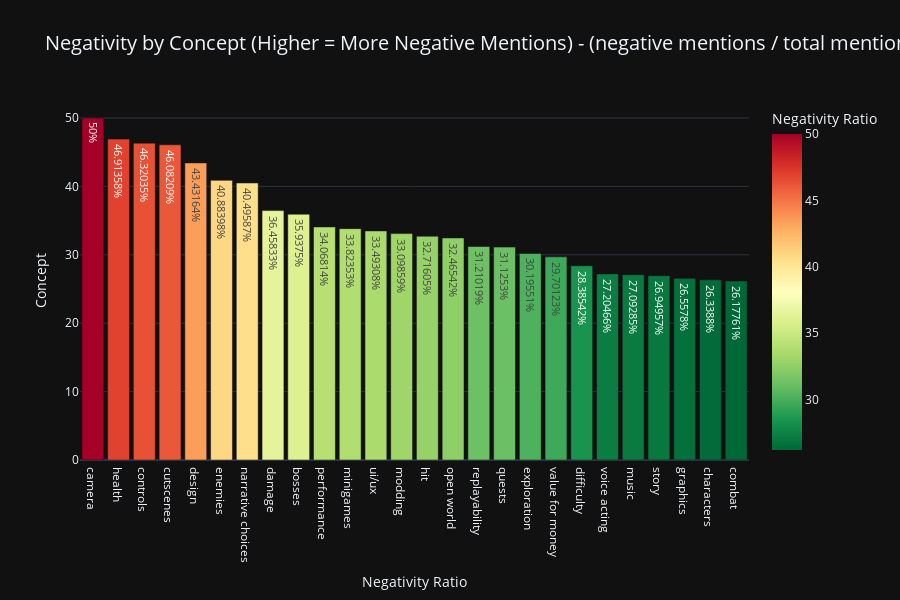

Notebook code cell kept with this figure:
### Code cell
plot_negativity(split_negativity)

### Figure 1 — Plotly figure (JSON) as saved in the notebook; plotly's stock layout.template omitted (floating-point values rounded to 4 significant figures)
{"data": [{"hovertemplate": "%{y}% negativity (%{customdata[0]:,} mentions)", "legendgroup": "", "marker": {"color": [50.0, 46.91, 46.32, 46.08, 43.43, 40.88, 40.5, 36.46, 35.94, 34.07, 33.82, 33.49, 33.1, 32.72, 32.47, 31.21, 31.13, 30.2, 29.7, 28.39, 27.2, 27.09, 26.95, 26.56, 26.34, 26.18], "coloraxis": "coloraxis", "pattern": {"shape": ""}}, "name": "", "orientation": "v", "showlegend": false, "text": [50.0, 46.91, 46.32, 46.08, 43.43, 40.88, 40.5, 36.46, 35.94, 34.07, 33.82, 33.49, 33.1, 32.72, 32.47, 31.21, 31.13, 30.2, 29.7, 28.39, 27.2, 27.09, 26.95, 26.56, 26.34, 26.18], "textposition": "inside", "x": ["camera", "health", "controls", "cutscenes", "design", "enemies", "narrative choices", "damage", "bosses", "performance", "minigames", "ui/ux", "modding", "hit", "open world", "replayability", "quests", "exploration", "value for money", "difficulty", "voice acting", "music", "story", "graphics", "characters", "combat"], "xaxis": "x", "y": [50.0, 46.91, 46.32, 46.08, 43.43, 40.88, 40.5, 36.46, 35.94, 34.07, 33.82, 33.49, 33.1, 32.72, 32.47, 31.21, 31.13, 30.2, 29.7, 28.39, 27.2, 27.09, 26.95, 26.56, 26.34, 26.18], "yaxis": "y", "type": "bar", "customdata": [[174], [81], [231], [536], [373], [362], [242], [96], [448], [1996], [2176], [1878], [284], [324], [1229], [157], [1253], [1381], [1138], [768], [1202], [2628], [3629], [2327], [1830], [2590]], "texttemplate": "%{y}%"}], "layout": {"xaxis": {"anchor": "y", "domain": [0.0, 1.0], "title": {"text": "Negativity Ratio"}, "tickformat": ".0%"}, "yaxis": {"anchor": "x", "domain": [0.0, 1.0], "title": {"text": "Concept"}}, "coloraxis": {"colorbar": {"title": {"text": "Negativity Ratio"}}, "colorscale": [[0.0, "rgb(0,104,55)"], [0.1, "rgb(26,152,80)"], [0.2, "rgb(102,189,99)"], [0.3, "rgb(166,217,106)"], [0.4, "rgb(217,239,139)"], [0.5, "rgb(255,255,191)"], [0.6, "rgb(254,224,139)"], [0.7, "rgb(253,174,97)"], [0.8, "rgb(244,109,67)"], [0.9, "rgb(215,48,39)"], [1.0, "rgb(165,0,38)"]]}, "legend": {"tracegroupgap": 0}, "title": {"text": "Negativity by Concept (Higher = More Negative Mentions) - (negative mentions / total mentions)", "font": {"size": 20}}, "barmode": "relative", "font": {"size": 12}, "height": 600, "bargap": 0.15}}
